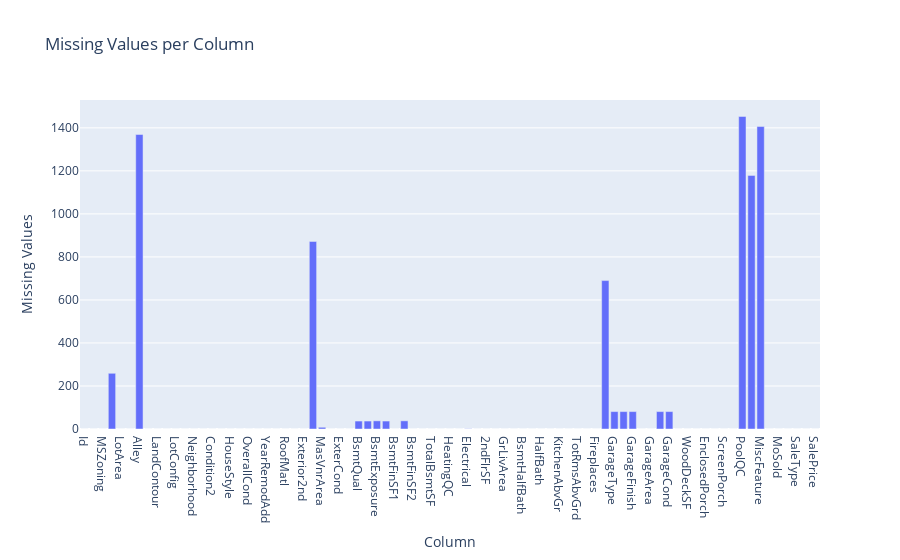

Notebook code cell kept with this figure:
### Markdown cell above
## EDA

### Code cell
# Plot missing values
missing_values = df.isnull().sum().reset_index()
missing_values.columns = ['Column', 'Missing Values']
fig = px.bar(missing_values, x='Column', y='Missing Values', title='Missing Values per Column')
fig.show()

### Figure 1 — Plotly figure (JSON) as saved in the notebook; plotly's stock layout.template omitted (floating-point values rounded to 4 significant figures)
{"data": [{"alignmentgroup": "True", "hovertemplate": "Column=%{x}<br>Missing Values=%{y}<extra></extra>", "legendgroup": "", "marker": {"color": "#636efa", "pattern": {"shape": ""}}, "name": "", "offsetgroup": "", "orientation": "v", "showlegend": false, "textposition": "auto", "type": "bar", "x": ["Id", "MSSubClass", "MSZoning", "LotFrontage", "LotArea", "Street", "Alley", "LotShape", "LandContour", "Utilities", "LotConfig", "LandSlope", "Neighborhood", "Condition1", "Condition2", "BldgType", "HouseStyle", "OverallQual", "OverallCond", "YearBuilt", "YearRemodAdd", "RoofStyle", "RoofMatl", "Exterior1st", "Exterior2nd", "MasVnrType", "MasVnrArea", "ExterQual", "ExterCond", "Foundation", "BsmtQual", "BsmtCond", "BsmtExposure", "BsmtFinType1", "BsmtFinSF1", "BsmtFinType2", "BsmtFinSF2", "BsmtUnfSF", "TotalBsmtSF", "Heating", "HeatingQC", "CentralAir", "Electrical", "1stFlrSF", "2ndFlrSF", "LowQualFinSF", "GrLivArea", "BsmtFullBath", "BsmtHalfBath", "FullBath", "HalfBath", "BedroomAbvGr", "KitchenAbvGr", "KitchenQual", "TotRmsAbvGrd", "Functional", "Fireplaces", "FireplaceQu", "GarageType", "GarageYrBlt", "GarageFinish", "GarageCars", "GarageArea", "GarageQual", "GarageCond", "PavedDrive", "WoodDeckSF", "OpenPorchSF", "EnclosedPorch", "3SsnPorch", "ScreenPorch", "PoolArea", "PoolQC", "Fence", "MiscFeature", "MiscVal", "MoSold", "YrSold", "SaleType", "SaleCondition", "SalePrice"], "xaxis": "x", "y": [0, 0, 0, 259, 0, 0, 1369, 0, 0, 0, 0, 0, 0, 0, 0, 0, 0, 0, 0, 0, 0, 0, 0, 0, 0, 872, 8, 0, 0, 0, 37, 37, 38, 37, 0, 38, 0, 0, 0, 0, 0, 0, 1, 0, 0, 0, 0, 0, 0, 0, 0, 0, 0, 0, 0, 0, 0, 690, 81, 81, 81, 0, 0, 81, 81, 0, 0, 0, 0, 0, 0, 0, 1453, 1179, 1406, 0, 0, 0, 0, 0, 0], "yaxis": "y"}], "layout": {"barmode": "relative", "legend": {"tracegroupgap": 0}, "title": {"text": "Missing Values per Column"}, "xaxis": {"anchor": "y", "domain": [0, 1], "title": {"text": "Column"}}, "yaxis": {"anchor": "x", "domain": [0, 1], "title": {"text": "Missing Values"}}}}
